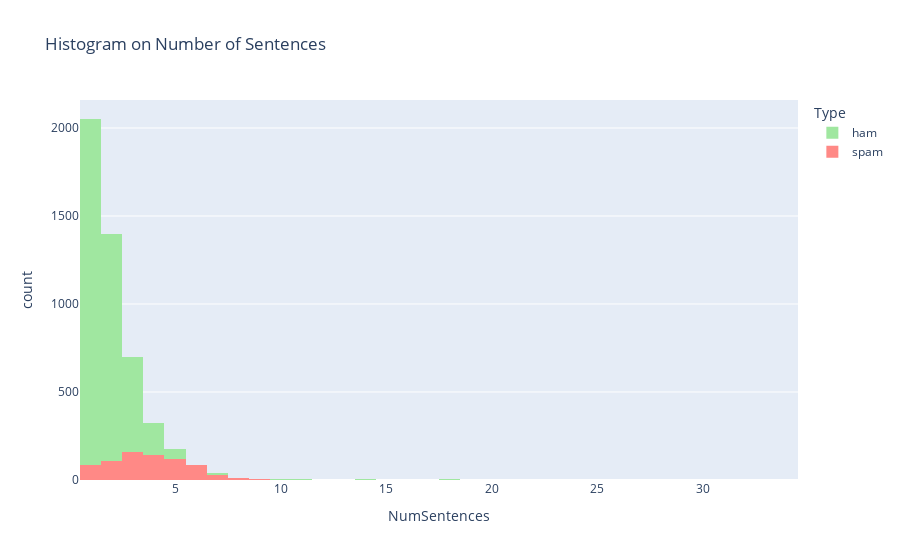

Notebook code cell kept with this figure:
### Markdown cell above
It is interesting note that most **spam** messages have a **higher** character (i.e. the mode of spam messages lies at 28 words) than ham messages (i.e. mode of ham messages lies at 6 words). Thus, the distribution of ham messages is **positively** skewed, whereas that of spam messages is **negatively** skewed.

### Code cell
eda_charc_hist = px.histogram(
    df[['NumSentences', 'Type']],
    x='NumSentences',
    color='Type',
    template='plotly',
    title='Histogram on Number of Sentences',
    color_discrete_sequence=["#A0e7A0", "#FF8986"]
)
eda_charc_hist.update_layout(barmode='overlay')

### Figure 1 — Plotly figure (JSON) as saved in the notebook; plotly's stock layout.template omitted (floating-point values rounded to 4 significant figures; data arrays with more than 128 entries replaced by an {"elided": "..."} marker saying what was removed)
{"data": [{"alignmentgroup": "True", "bingroup": "x", "hovertemplate": "Type=ham<br>NumSentences=%{x}<br>count=%{y}<extra></extra>", "legendgroup": "ham", "marker": {"color": "#A0e7A0", "pattern": {"shape": ""}}, "name": "ham", "offsetgroup": "ham", "orientation": "v", "showlegend": true, "x": {"elided": "4827 int values"}, "xaxis": "x", "yaxis": "y", "type": "histogram"}, {"alignmentgroup": "True", "bingroup": "x", "hovertemplate": "Type=spam<br>NumSentences=%{x}<br>count=%{y}<extra></extra>", "legendgroup": "spam", "marker": {"color": "#FF8986", "pattern": {"shape": ""}}, "name": "spam", "offsetgroup": "spam", "orientation": "v", "showlegend": true, "x": {"elided": "747 int values"}, "xaxis": "x", "yaxis": "y", "type": "histogram"}], "layout": {"xaxis": {"anchor": "y", "domain": [0.0, 1.0], "title": {"text": "NumSentences"}}, "yaxis": {"anchor": "x", "domain": [0.0, 1.0], "title": {"text": "count"}}, "legend": {"title": {"text": "Type"}, "tracegroupgap": 0}, "title": {"text": "Histogram on Number of Sentences"}, "barmode": "overlay"}}
